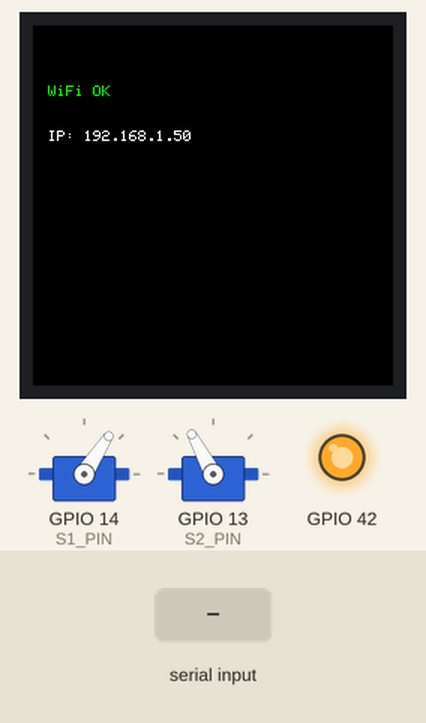
Bench run of a sketch on a simulated ESP32-S3. On the bench: 240×240 colour display, 2 × servo, output pins drawn as LEDs (lit = HIGH). The test bench sets the inputs (shaded band). WiFi joins after 1.5 s; servers stay silent unless stated; servo pulses on a pin are drawn as a servo (544–2400 µs = 0–180°).

Above: at 1.8 s.
5.1 s: "stable 1\n" received over Serial
At 5.6 s:
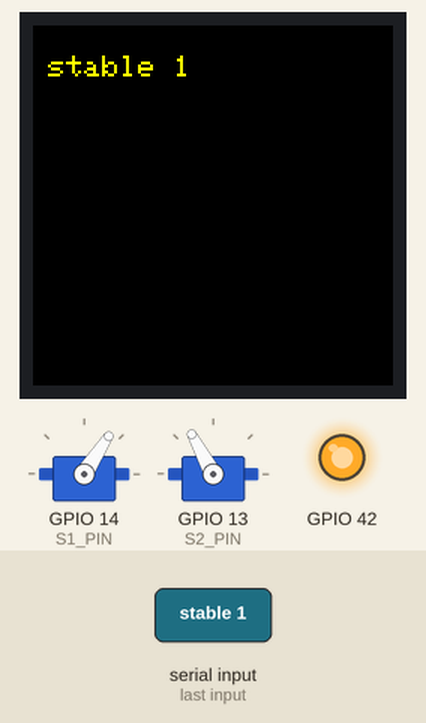
6.6 s: "Shake 1\n" received over Serial
At 7.8 s:
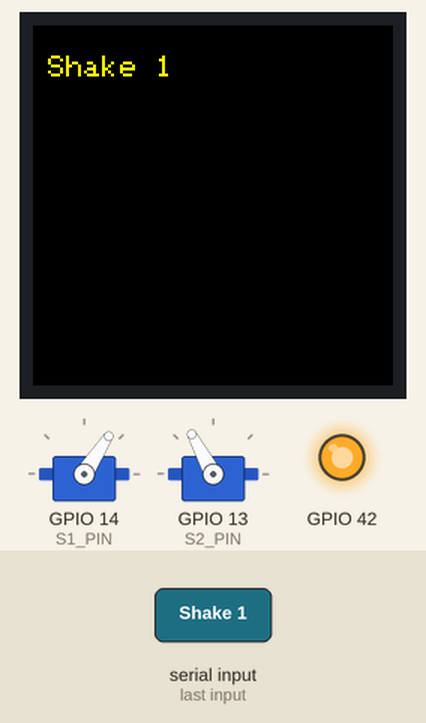
8.1 s: "LOCKED 1\n" received over Serial
At 9.1 s:
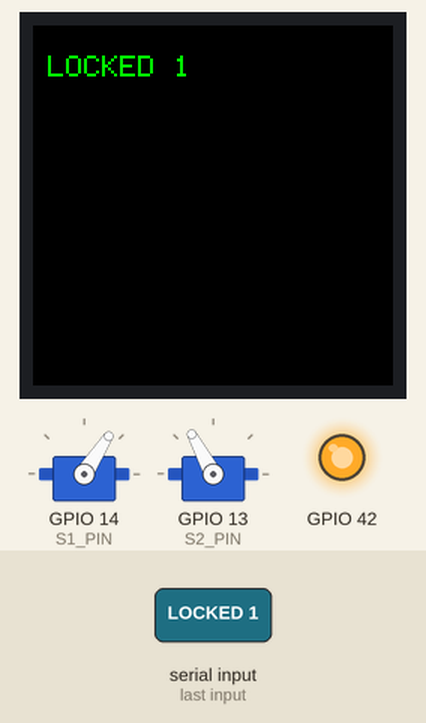
9.6 s: "SHAKE 1\n" received over Serial
At 10.3 s:
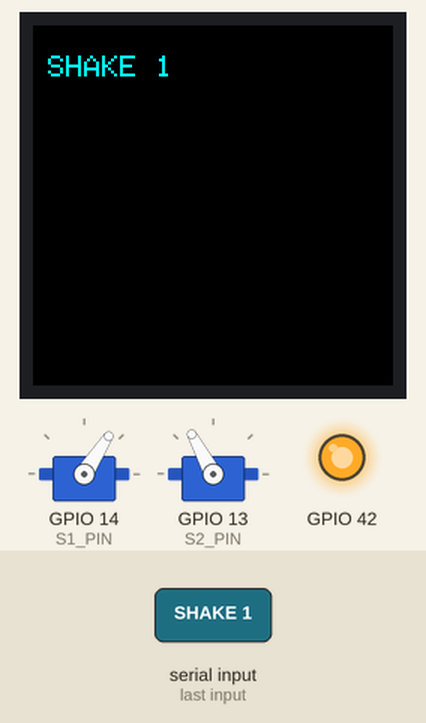
11.1 s: "s1:90 s2:45\n" received over Serial
At 11.6 s:
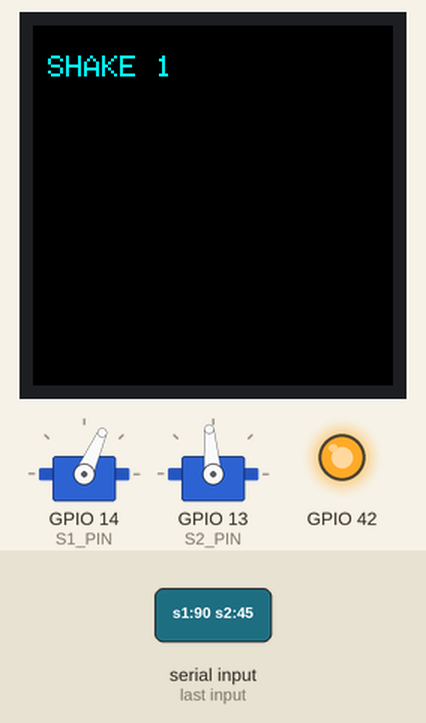
12.6 s: "stable 150\n" received over Serial
At 13.8 s:
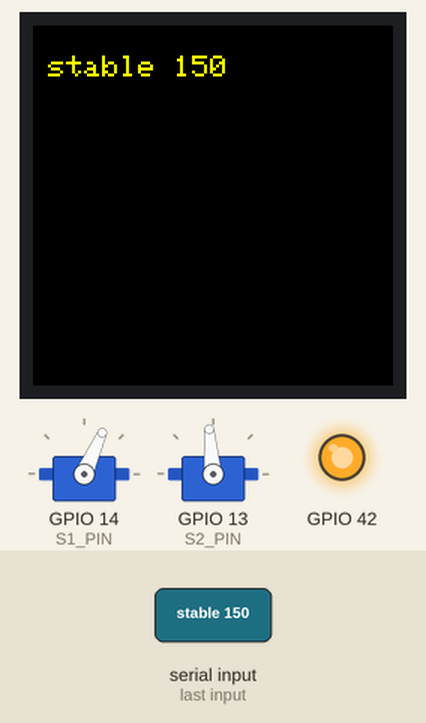
Timing chart, 0 to 15.1 s (numbered marks = the images above; inputs shaded):
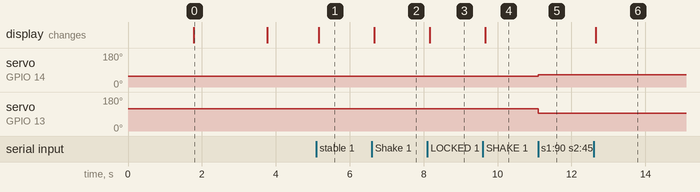

The sketch:

led_track.ino
```cpp
// ESP32-S3 + ST7789 LCD + 双舵机云台 — 融合固件
// 一条串口/UDP 同时接收：LCD文字 和 s1:xx s2:xx 舵机指令
#define LGFX_USE_V1
#include <LovyanGFX.hpp>
#include <WiFi.h>
#include <WiFiUdp.h>

// 请改成你自己的 WiFi；不要把真实密码提交到仓库
const char* ssid = "YOUR_WIFI_SSID";
const char* password = "YOUR_WIFI_PASSWORD";
const int UDP_PORT = 8888;
WiFiUDP udp;

// ===== LCD =====
class LGFX_ESP32S3_LCD : public lgfx::LGFX_Device
{
  lgfx::Panel_ST7789  _panel_instance;
  lgfx::Bus_SPI       _bus_instance;
public:
  LGFX_ESP32S3_LCD(void) {
    { auto cfg = _bus_instance.config();
      cfg.spi_host = SPI2_HOST; cfg.spi_mode = 0;
      cfg.freq_write = 40000000; cfg.freq_read = 16000000;
      cfg.pin_sclk = 21; cfg.pin_mosi = 47; cfg.pin_miso = -1; cfg.pin_dc = 40;
      _bus_instance.config(cfg); _panel_instance.setBus(&_bus_instance); }
    { auto cfg = _panel_instance.config();
      cfg.pin_cs = 41; cfg.pin_rst = 45; cfg.pin_busy = -1;
      cfg.panel_width = 240; cfg.panel_height = 240;
      cfg.offset_x = 0; cfg.offset_y = 0;
      cfg.invert = true; cfg.rgb_order = false;
      _panel_instance.config(cfg); }
    setPanel(&_panel_instance);
  }
};
LGFX_ESP32S3_LCD lcd;

char last_display[300] = "";
char render_buf[300] = "";
unsigned long last_render = 0;
const unsigned long RENDER_MS = 200;

void draw_wrapped(const char *text, int &y, int size, int color, int max_chars) {
  lcd.setTextColor(color, TFT_BLACK);
  lcd.setTextSize(size);
  char buf[128];
  strcpy(buf, text);
  char *p = buf;
  while (*p) {
    int len = strlen(p);
    if (len > max_chars) {
      int break_at = max_chars;
      for (int i = max_chars; i >= 0; i--) {
        if (p[i] == ' ') { break_at = i; break; }
      }
      char saved = p[break_at];
      p[break_at] = 0;
      lcd.setCursor(10, y);
      lcd.print(p);
      p[break_at] = saved;
      p += break_at + 1;
      y += (size == 1) ? 14 : 24;
    } else {
      lcd.setCursor(10, y);
      lcd.print(p);
      p += len;
      y += (size == 1) ? 14 : 24;
    }
  }
}

void show(const char *text) {
  lcd.fillScreen(TFT_BLACK);
  int y = 20;
  char buf[300];
  strcpy(buf, text);
  char *line = strtok(buf, "|");
  while (line) {
    int sz = 2, clr = TFT_WHITE, maxc = 19;
    if (strstr(line, "stable") || strstr(line, "Shake")) {
      sz = 2; clr = TFT_YELLOW; maxc = 19;
    } else if (strstr(line, "LOCKED")) { clr = TFT_GREEN; }
    else if (strstr(line, "SHAKE"))  { clr = TFT_CYAN; }
    draw_wrapped(line, y, sz, clr, maxc);
    line = strtok(NULL, "|");
  }
}

// ===== 舵机 =====
#define S1_PIN  14
#define S2_PIN  13
#define SERVO_FREQ 50
#define SERVO_RES  12

int angleToDuty(int a) {
  a = constrain(a, 0, 180);
  return map(map(a, 0, 180, 500, 2400), 0, 20000, 0, 4095);
}

#define ALPHA 0.3
float s1_smooth = 60, s2_smooth = 120;

void parse_line(const char *line) {
  float v1, v2;
  if (sscanf(line, "s1:%f s2:%f", &v1, &v2) >= 2) {
    s1_smooth = s1_smooth * (1 - ALPHA) + v1 * ALPHA;
    s2_smooth = s2_smooth * (1 - ALPHA) + v2 * ALPHA;
    ledcWrite(S1_PIN, angleToDuty((int)s1_smooth));
    ledcWrite(S2_PIN, angleToDuty((int)s2_smooth));
  } else {
    strcpy(render_buf, line);
    last_render = 0;
  }
}

void setup() {
  Serial.begin(115200);
  pinMode(42, OUTPUT); digitalWrite(42, HIGH);
  lcd.init(); lcd.setRotation(0); lcd.fillScreen(TFT_BLACK);
  ledcAttach(S1_PIN, SERVO_FREQ, SERVO_RES);
  ledcAttach(S2_PIN, SERVO_FREQ, SERVO_RES);
  ledcWrite(S1_PIN, angleToDuty(60));
  ledcWrite(S2_PIN, angleToDuty(120));

  lcd.setTextSize(1);
  lcd.setTextColor(TFT_WHITE, TFT_BLACK);
  lcd.setCursor(10, 40);
  lcd.print("Connecting WiFi...");

  WiFi.mode(WIFI_STA);
  WiFi.config(IPAddress(192,168,1,200), IPAddress(192,168,1,1), IPAddress(255,255,255,0));
  WiFi.begin(ssid, password);
  int tries = 0;
  while (WiFi.status() != WL_CONNECTED && tries < 40) {
    delay(500);
    tries++;
  }

  lcd.fillScreen(TFT_BLACK);
  lcd.setCursor(10, 40);
  if (WiFi.status() == WL_CONNECTED) {
    lcd.setTextColor(TFT_GREEN, TFT_BLACK);
    lcd.print("WiFi OK");
    lcd.setCursor(10, 70);
    lcd.setTextColor(TFT_WHITE, TFT_BLACK);
    lcd.print("IP: ");
    lcd.print(WiFi.localIP());
    udp.begin(UDP_PORT);
  } else {
    lcd.setTextColor(TFT_RED, TFT_BLACK);
    lcd.print("WiFi Failed");
    lcd.setCursor(10, 70);
    lcd.setTextColor(TFT_WHITE, TFT_BLACK);
    lcd.print("Using Serial only");
  }

  delay(2000);
  lcd.fillScreen(TFT_BLACK);
}

void loop() {
  // --- UDP 接收（LCD文字 + 舵机指令） ---
  int packetSize = udp.parsePacket();
  if (packetSize) {
    char buf[300];
    int len = udp.read(buf, min(packetSize, 299));
    if (len > 0) {
      buf[len] = 0;
      int slen = strlen(buf);
      while (slen > 0 && (buf[slen-1] == '\n' || buf[slen-1] == '\r'))
        buf[--slen] = 0;
      if (slen > 0) parse_line(buf);
    }
  }

  // --- 串口接收 ---
  while (Serial.available()) {
    char c = Serial.read();
    static int idx = 0;
    static char line[300];
    if (c == '\n') {
      line[idx] = 0;
      if (idx > 0) parse_line(line);
      idx = 0;
    } else if (c != '\r') {
      if (idx < 299) line[idx++] = c;
    }
  }

  // --- LCD 刷新 ---
  if (millis() - last_render >= RENDER_MS) {
    last_render = millis();
    if (strcmp(render_buf, last_display) != 0) {
      strcpy(last_display, render_buf);
      show(render_buf);
    }
  }

  delay(1);
}
```

Measured:
- after the input at 5.1 s, the display: changes after 0.06 s (image 1)
- after the input at 6.6 s, the display: changes after 0.06 s (image 2)
- after the input at 8.1 s, the display: changes after 0.06 s (image 3)
- after the input at 9.6 s, the display: changes after 0.06 s (image 4)
- after the input at 11.1 s, servo on GPIO 14 (S1_PIN): 57° → 66° at once; servo on GPIO 13 (S2_PIN): 118° → 95° at once
- after the input at 12.6 s, the display: changes after 0.06 s (image 6)
- what the display in image 0 shows lasts 2.0 s, from 1.8 s to 3.8 s
